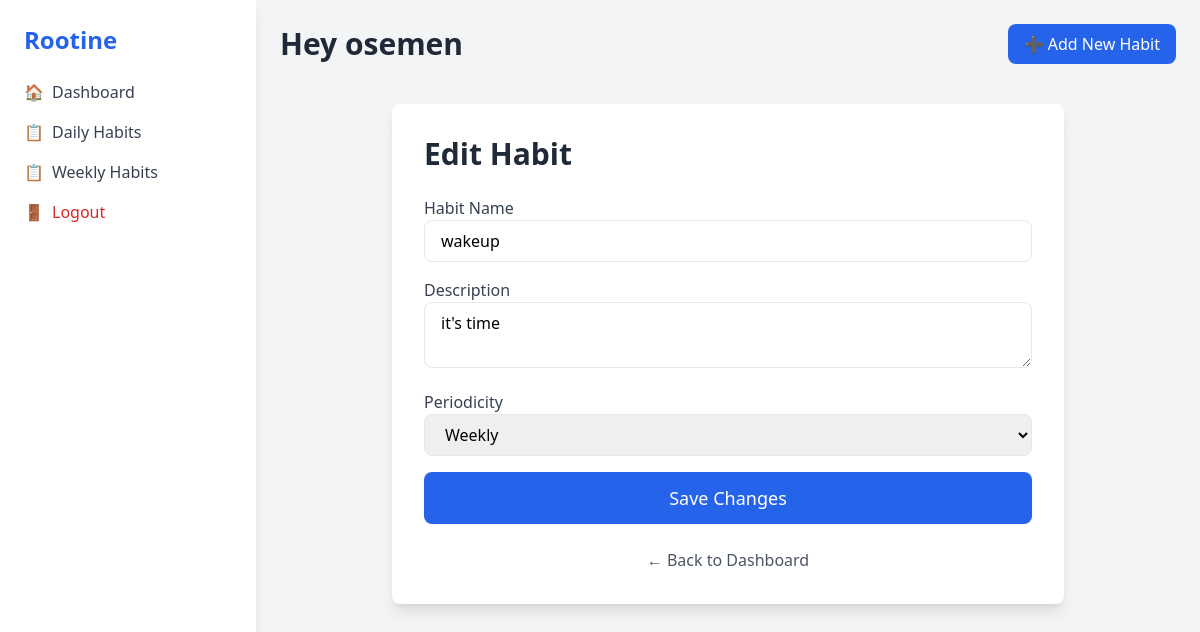
Page /habit/edit/5/ (signed in) on the committed database.
### habit/models.py (models this page shows, shortened)
class Habit(models.Model):
    PERIODICITY = [
        ("daily", "Daily"),
        ("weekly", "Weekly")
    ]
    name = models.CharField(max_length=255, unique=True)
    description = models.TextField(max_length= 1000)
    user = models.ForeignKey(User, on_delete=models.CASCADE)
    periodicity = models.CharField(max_length=10, choices=PERIODICITY)
    created_at = models.DateTimeField(auto_now_add=True)
    updated_at = models.DateTimeField(auto_now=True)

### habit/views.py (the view)
# urls.py: path('habit/edit/<int:pk>/', views.HabitUpdateView.as_view(), name='edit_habit'),
class HabitUpdateView(LoginRequiredMixin, UpdateView):
    model = Habit
    template_name = "edit_habit.html"
    success_url = reverse_lazy("dashboard")
    fields = ["name", "description", "periodicity"]
    def get_object(self, queryset=None):
        return Habit.objects.get(pk=self.kwargs['pk'])

### templates/edit_habit.html (shortened to what this page needs)
{% extends 'base.html' %}
{% load static %}
{% block content %}
<div class="max-w-2xl mx-auto bg-white p-8 rounded-lg shadow-lg mt-10">
    <h1 class="text-3xl font-bold text-gray-800 mb-6">Edit Habit</h1>
    <form method="POST" class="space-y-4">
        <div>
            <label for="id_name" class="block text-gray-700 font-medium">Habit Name</label>
            <input type="text" name="name" id="id_name" value="{{ habit.name }}" placeholder="Enter habit name"
                class="w-full px-4 py-2 border rounded-lg focus:outline-none focus:ring-2 focus:ring-blue-400" required>
        </div>
        <div>
            <label for="id_description" class="block text-gray-700 font-medium">Description</label>
            <textarea name="description" id="id_description" placeholder="Describe your habit"
                class="w-full px-4 py-2 border rounded-lg focus:outline-none focus:ring-2 focus:ring-blue-400" required>{{ habit.description }}</textarea>
        </div>
        <div>
            <label for="id_periodicity" class="block text-gray-700 font-medium">Periodicity</label>
            <select name="periodicity" id="id_periodicity"
                class="w-full px-4 py-2 border rounded-lg focus:outline-none focus:ring-2 focus:ring-blue-400">
                <option value="weekly" {% if habit.periodicity == 'weekly' %}selected{% endif %}>Weekly</option>
            </select>
        </div>
        <button type="submit"
            class="w-full bg-blue-600 text-white py-3 rounded-lg hover:bg-blue-700 text-lg">
            Save Changes
        </button>
    </form>
    <div class="mt-6 text-center">
        <a href="{% url 'dashboard' %}" class="text-gray-600 hover:text-blue-600">← Back to Dashboard</a>
    </div>
</div>
{% endblock content %}

### templates/base.html (shortened to what this page needs)
{% load static %}
<!DOCTYPE html>
<html lang="en">
<head>
    <script src="https://cdn.tailwindcss.com"></script>
</head>
<body class="bg-gray-100 h-screen flex">
    <aside id="sidebar" class="lg:w-64 bg-white shadow-lg p-6 h-full fixed top-0 left-0 overflow-y-auto">
        <h2 class="text-2xl font-bold text-blue-600 mb-6">Rootine</h2>
        <nav>
            <ul class="space-y-4">
                <li>
                    <a href="{% url 'dashboard' %}" class="text-gray-700 flex items-center space-x-2 hover:text-blue-600">
                        <span>🏠</span> <span>Dashboard</span>
                    </a>
                </li>
                <li>
                    <a href="{% url 'daily_habit' %}" class="text-gray-700 flex items-center space-x-2 hover:text-blue-600">
                        <span>📋</span> <span>Daily Habits</span>
                    </a>
                </li>
                <li>
                    <a href="{% url 'weekly_habit' %}" class="text-gray-700 flex items-center space-x-2 hover:text-blue-600">
                        <span>📋</span> <span>Weekly Habits</span>
                    </a>
                </li>
                <li>
                    <form method="post" action="{% url 'logout' %}?next={% url 'home' %}">
                        <button type="submit" class="text-red-600 flex items-center space-x-2 hover:text-red-800">
                            <span>🚪</span> <span>Logout</span>
                        </button>
                    </form>
                </li>
            </ul>
        </nav>
    </aside>
    <div class="flex-1 ml-64 p-6">
        <div class="flex justify-between items-center mb-6">
            <h1 class="text-3xl font-bold text-gray-800">Hey {{ user.username }} </h1>
            <a href="{% url 'create_habit' %}" class="bg-blue-600 text-white px-4 py-2 rounded-lg hover:bg-blue-700">
                ➕ Add New Habit
            </a>
        </div>
        {% block content %}{% endblock content %}
    </div>
</body>
</html>

### rows in the picture
Habit: name "wakeup", description "it's time", periodicity "Weekly"

### other values in the picture
{{ user.username }} "osemen"
